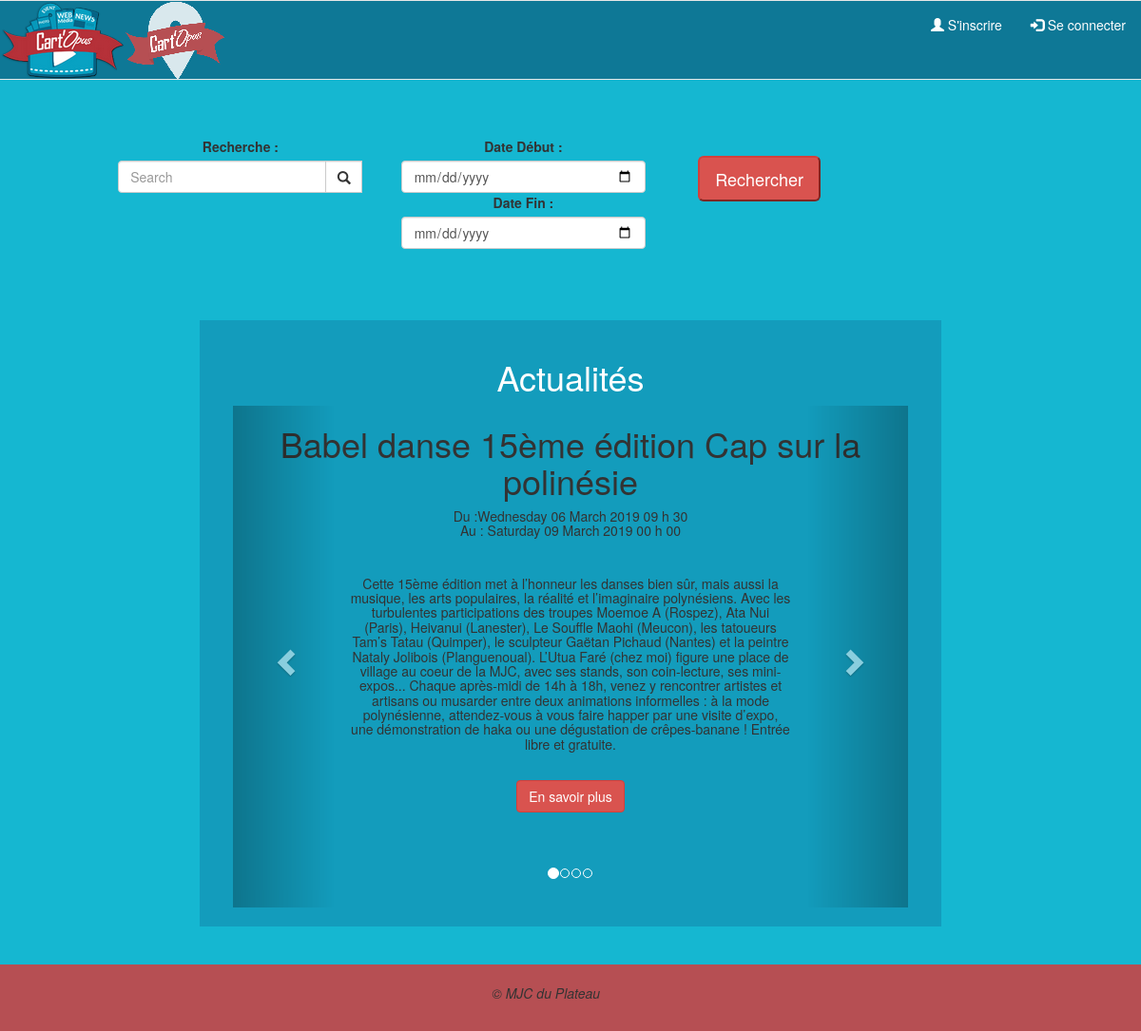
/index.php/Visiteur/loadAccueil, run on the app's committed database.
### tables this page shows
CREATE TABLE IF NOT EXISTS `avoirlieu` (
  `DATEDEBUT` datetime NOT NULL,
  `NOACTION` int(4) NOT NULL,
  `TitreAction` varchar(128) NOT NULL,
  `NOLIEU` int(4) NOT NULL,
  `DATEFIN` datetime DEFAULT NULL,
  `Description` varchar(10000) DEFAULT NULL,
  PRIMARY KEY (`DATEDEBUT`,`NOACTION`,`NOLIEU`),
  KEY `I_FK_AVOIRLIEU_ACTION` (`NOACTION`),
  KEY `I_FK_AVOIRLIEU_LIEU` (`NOLIEU`),
  KEY `TitreAction` (`TitreAction`)
);

CREATE TABLE IF NOT EXISTS `action` (
  `NOACTION` int(4) NOT NULL AUTO_INCREMENT,
  `NOMACTION` varchar(128) NOT NULL,
  `PublicCible` varchar(64) DEFAULT NULL,
  `SiteURLAction` varchar(256) DEFAULT NULL,
  `Favoris` tinyint(1) NOT NULL DEFAULT '0',
  PRIMARY KEY (`NOACTION`)
);

### application/controllers/Visiteur.php (called while the page is built, shortened)
<?php
class Visiteur extends CI_Controller
{
  public function __construct()
  {
      $this->load->helper('url');
      $this->load->helper('assets');
      $this->load->library("pagination");
      $this->load->library('email');
      $this->load->library('table');
      $this->load->helper('form');
      $this->load->model('ModelSeConnecter');
      $this->load->model('ModelSInscrire');
      $this->load->model('ModelAction');
      $this->load->library('session');
      $this->load->model('ModelOrga');
      $this->load->model('ModelRecherche');
      $this->load->model('ModelActeur');
      $this->load->library("pagination");
  }
  public function loadAccueil()
  {
    $DonneesTitre = array('TitreDeLaPage'=>'Cart\'Opus');
    if ($this->session->statut==null)
    {
      $this->session->statut = 0;
    }
    $Where = array(
      'a.Favoris'=>true,
    );
    if($this->session->flashdata('message')!=null)
    {
      $DonneesInjectees=array(
        'message'=>$this->session->flashdata('message'),
        'lesFavoris'=> $this->ModelAction->getActionFavorite($Where),
      );
      $this->load->view('templates/Entete',$DonneesTitre);
      $this->load->view('Visiteur/BarreRecherche',$this->session->statut);
      $this->load->view('Visiteur/FilActualite', $DonneesInjectees);
      $this->load->view('templates/PiedDePage');
    }
    else
    {
      $DonneesInjectees['lesFavoris'] = $this->ModelAction->getActionFavorite($Where);
      $this->load->view('templates/Entete',$DonneesTitre);
      $this->load->view('Visiteur/BarreRecherche',$this->session->statut);
      $this->load->view('Visiteur/FilActualite', $DonneesInjectees);
      $this->load->view('templates/PiedDePage');
    }
  }
}
?>

### index.php (called while the page is built, shortened)
<?php
require_once BASEPATH.'core/CodeIgniter.php';

### application/models/ModelAction.php (called while the page is built, shortened)
<?php
    class ModelAction extends CI_Model
    {
        public function getActionFavorite($DonnéesDeTest)
        {
            $this->db->select('*');
            $this->db->from('Action a');
            $this->db->join('AvoirLieu al','al.noAction=a.noAction');
            $this->db->where('TitreAction = nomAction');
            $this->db->where($DonnéesDeTest);
            $requete = $this->db->get();
            return $requete->result_array();
        }
    }
?>

### application/views/Visiteur/FilActualite.php (the view, shortened to what this page needs)
<div class="row" style="background-color:#15B7D1">
    <div class="col-sm-2" style="padding:20px">
    </div>
    <div class="col-sm-8" style="padding:20px">
        <div class = "text-center">
            <section >
                <div class = "section-inner" style="background-color:#139CBC;padding:20px">
                    <H1 style="color:#FFFFFF">Actualités</H1>
                    <div class="container-fluid">
                        <div id="myCarousel" class="carousel slide" data-ride="carousel">
                            <ol class='carousel-indicators'>
                            <?php
                                $j=0;
                                foreach($lesFavoris as $unFavoris)
                                {
                                    if($j == 0)
                                    {
                                        echo '<li data-target="#myCarousel" data-slide-to="'.$j.'" class="active"></li>';
                                    }
                                    else
                                    {
                                        echo '<li data-target="#myCarousel" data-slide-to="'.$j.'"></li>';
                                    }
                                    $j++;
                                }
                            ?>
                            </ol>
                            <div class="carousel-inner">
                                <?php
                                $i=0;
                                if(!empty($lesFavoris))
                                {
                                    foreach($lesFavoris as $unFavoris)
                                    {
                                        $class="item";
                                        $DateDebut = date_create($unFavoris['DATEDEBUT']);
                                        $DD = date_timestamp_get($DateDebut);
                                        if($unFavoris['DATEFIN'] != null)
                                        {
                                            $DateFin = date_create($unFavoris['DATEFIN']);
                                            $DF = date_timestamp_get($DateFin);
                                            if(($DF-$DD)/60/60/24 >= 1)
                                            {
                                                $Horaire = "Du :".strftime("%A %d %B %Y %H h %M",$DD).'<BR> Au : '.strftime("%A %d %B %Y %H h %M",$DF).'<BR>';
                                            }
                                            else
                                            {
                                                $Horaire = "De : ".strftime("%Hh%M",$DD).' à '.strftime("%Hh%M",$DF);
                                            }
                                        }
                                        else
                                        {
                                            $Horaire = 'A partir du : '.strftime("%A %d %B %Y %H h %M",$DD).'<BR>';
                                        }
                                        if($i == 0)
                                        {
                                            $class = "item active";
                                        }
                                                echo '<div class="'.$class.'">';
                                                    echo '<h1>'.$unFavoris['NOMACTION'].'</H1>';
                                                    echo '<h5>'.$Horaire.'</H5>';
                                                    echo'<br>';
                                                    echo '<div class="row">';
                                                        echo '<div class="col-sm-2">';
                                                        echo '</div>';
                                                        echo '<div class="col-sm-8">';
                                                            echo '<h5 class="center">'.$unFavoris['Description'].'</H5>';
                                                        echo '</div>';
                                                    echo '</div>';
                                                    echo '<a href="'.site_url('Visiteur/AfficherAction/'.$unFavoris['NOACTION']).'" class="btn btn-danger">En savoir plus</a>';
                                                echo '</div>';
                                        $i++;
                                    }
                                }
                                ?>
                            </div>
                            <a class="left carousel-control" href="#myCarousel" data-slide="prev">
                                <span class="glyphicon glyphicon-chevron-left"></span>
                            </a>
                            <a class="right carousel-control" href="#myCarousel" data-slide="next">
                                <span class="glyphicon glyphicon-chevron-right"></span>
                            </a>
                        </div>
                    </div>
            </section>
            <BR>
        </div>
    </div>
</div>

### data on the page
avoirlieu: NOACTION.NOMACTION "Babel danse 15ème édition Cap sur la polinésie", DATEDEBUT "Wednesday 06 March 2019 09 h 30", DATEFIN "Saturday 09 March 2019 00 h 00", Description "Cette 15ème édition met à l’honneur les danses bien sûr, mais aussi la musique, les arts populaires, la réalité et l’imaginaire polynésiens. Avec les turbulentes participations des troupes Moemoe A (Rospez), Ata Nui (Paris), Heivanui (Lanester), Le Souffle Maohi (Meucon), les tatoueurs Tam’s Tatau (Quimper), le sculpteur Gaëtan Pichaud (Nantes) et la peintre Nataly Jolibois (Planguenoual). L’Utua Faré (chez moi) figure une place de village au coeur de la MJC, avec ses stands, son coin-lecture, ses mini-expos... Chaque après-midi de 14h à 18h, venez y rencontrer artistes et artisans ou musarder entre deux animations informelles : à la mode polynésienne, attendez-vous à vous faire happer par…"

### other printed values
form_label('Date Début :', 'lbl_DateDebut') "Date Début :"
form_label('Date Fin :', 'lbl_DateFin') "Date Fin :"
